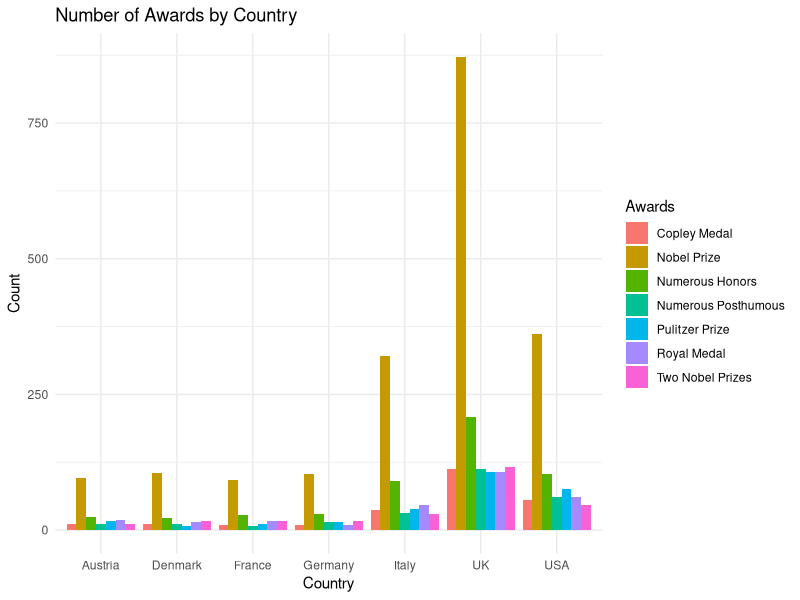
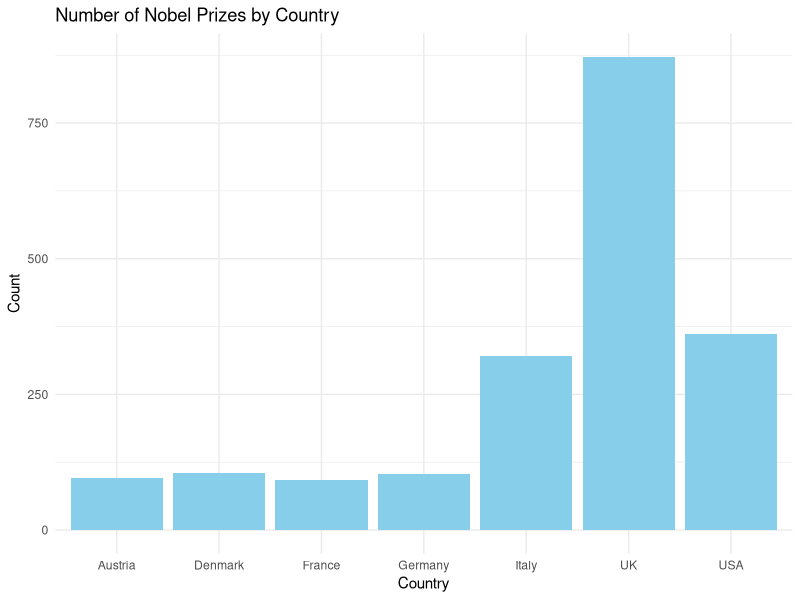
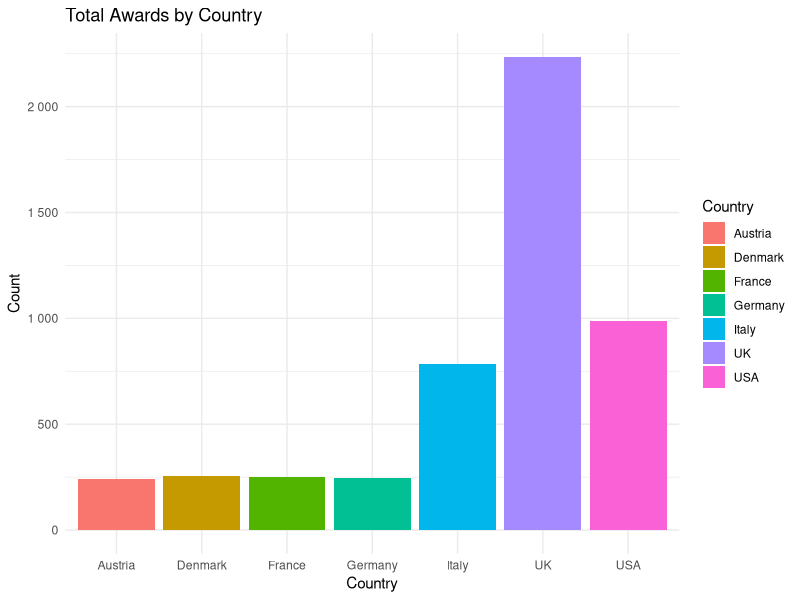
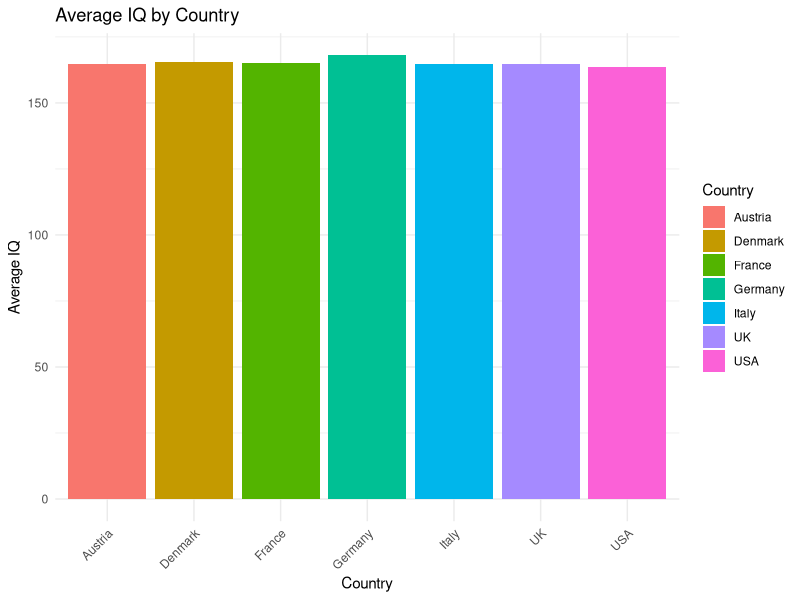
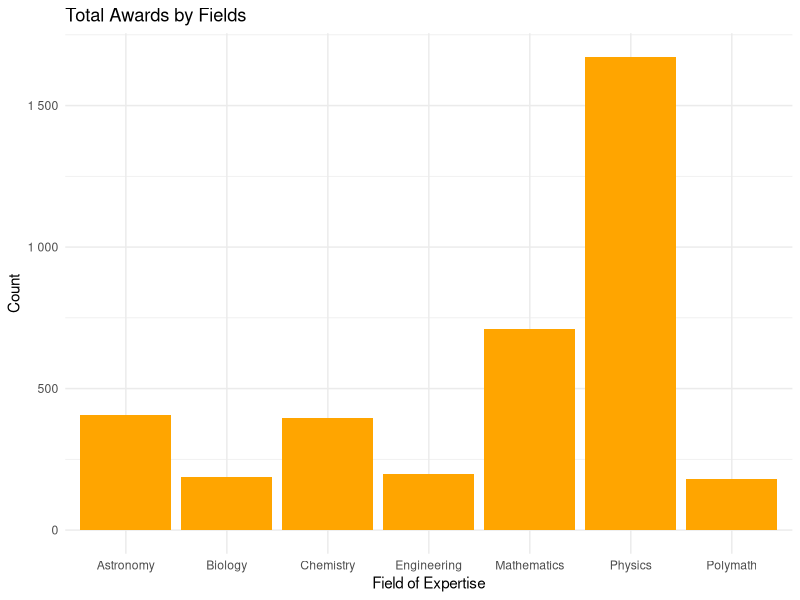
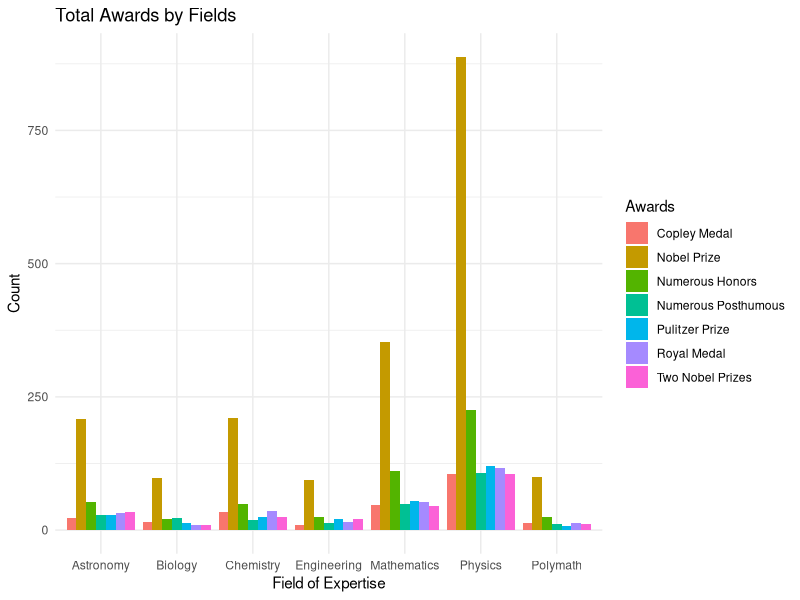

These figures' R source, in order:
## ---- chunk 1
library(tidyverse)
library(dplyr)
library(ggplot2)
library(car)
## ---- chunk 2
topIntelligent <- read.csv("top_intelligent.csv")
glimpse(topIntelligent)
## ---- chunk 3
sapply(topIntelligent, function(x) sum(x == "N/A"))
## ---- chunk 4
table(topIntelligent$Awards)
## ---- chunk 5
topIntelligent_cleaned <- subset(topIntelligent, Awards != "N/A")
table(topIntelligent_cleaned$Awards)
## ---- chunk 6
Awards_by_Country <- topIntelligent_cleaned %>%
  count(Country, Awards)
## ---- chunk 7
ggplot(data = Awards_by_Country, aes(x = Country, y = n, fill = Awards)) +
  geom_bar(stat = "identity", position = "dodge") +
  scale_y_continuous(labels = scales::label_number()) +
  labs(title = "Number of Awards by Country",
       x = "Country",
       y = "Count") +
  theme_minimal()
## ---- chunk 8
NobelPrize <- Awards_by_Country %>%
  filter(Awards == "Nobel Prize")

## ---- chunk 9
ggplot(data = NobelPrize, aes(x = Country, y = n)) +
  geom_bar(stat = "identity", position = "dodge", fill = "Skyblue") +
  scale_y_continuous(labels = scales::label_number()) +
  labs(title = "Number of Nobel Prizes by Country",
       x = "Country",
       y = "Count") +
  theme_minimal()
## ---- chunk 10
sum_country_awards <- topIntelligent %>%
  group_by(Country) %>%
  summarize(Total_Awards = n())

sum_country_awards %>%
  arrange(desc(Total_Awards))
## ---- chunk 11
ggplot(data = sum_country_awards, aes(x = Country, y = Total_Awards, fill = Country)) +
  geom_bar(stat = "identity", position = "dodge") +
  scale_y_continuous(labels = scales::label_number()) +
  labs(title = "Total Awards by Country",
       x = "Country",
       y = "Count") +
  theme_minimal()
## ---- chunk 12
summary(topIntelligent$IQ)
## ---- chunk 13
IQ_by_Country <- topIntelligent %>%
  group_by(Country) %>%
  summarize(Average_IQ = mean(IQ, na.rm = TRUE))

IQ_by_Country

## ---- chunk 14
ggplot(data = IQ_by_Country, aes(x = Country, y = Average_IQ, fill = Country)) +
  geom_bar(stat = "identity") +
  scale_y_continuous(labels = scales::label_number()) +
  labs(title = "Average IQ by Country",
       x = "Country",
       y = "Average IQ") +
  theme_minimal() +
  theme(axis.text.x = element_text(angle = 45, hjust = 1))
## ---- chunk 15
table(topIntelligent$Education)
## ---- chunk 16
IQ_by_Education <- topIntelligent %>%
  group_by(Education) %>%
  summarise(Avr_IQ = mean(IQ, na.rm = TRUE))

IQ_by_Education
## ---- chunk 17
table(topIntelligent$Influence)

## ---- chunk 18
IQ_by_Influence <- topIntelligent %>%
  group_by(Influence) %>%
  summarize(Average_IQ = mean(IQ, na.rm = TRUE))

IQ_by_Influence

## ---- chunk 19
IQ_by_Awards <- topIntelligent_cleaned %>%
  group_by(Awards) %>%
  summarise(Avr_IQ = mean(IQ, na.rm = TRUE))

IQ_by_Awards
## ---- chunk 20

award_by_field <- topIntelligent_cleaned %>%
  count(Field.of.Expertise, Awards)
## ---- chunk 21

field_with_most_awards <- award_by_field %>%
  group_by(Field.of.Expertise) %>%
  summarise(total_awards = sum(n))
## ---- chunk 22
ggplot(data = field_with_most_awards, aes(x = Field.of.Expertise, y = total_awards)) +
  geom_bar(stat = "identity", position = "dodge", fill = "orange") +
  scale_y_continuous(labels = scales::label_number()) +
  labs(title = "Total Awards by Fields",
       x = "Field of Expertise",
       y = "Count") +
  theme_minimal()
## ---- chunk 23
field_by_award <- topIntelligent_cleaned %>%
  count(Field.of.Expertise, Awards)

ggplot(data = field_by_award, aes(x = Field.of.Expertise, y = n, fill = Awards)) +
  geom_bar(stat = "identity", position = "dodge") +
  scale_y_continuous(labels = scales::label_number()) +
  labs(title = "Total Awards by Fields",
       x = "Field of Expertise",
       y = "Count") +
  theme_minimal()
## ---- chunk 24
# Create the Nobel Prize dummy variable
topIntelligent_cleaned$NobelPrize <- ifelse(topIntelligent_cleaned$Awards == "Nobel Prize", 1, 0)
## ---- chunk 25
str(topIntelligent_cleaned)
## ---- chunk 26
table(topIntelligent_cleaned$NobelPrize)
## ---- chunk 27
table(topIntelligent_cleaned$NobelPrize, topIntelligent_cleaned$Country)
## ---- chunk 28
topIntelligent_cleaned$Country <- as.factor(topIntelligent_cleaned$Country)
topIntelligent_cleaned$Field.of.Expertise <- as.factor(topIntelligent_cleaned$Field.of.Expertise)
topIntelligent_cleaned$Achievements <- as.factor(topIntelligent_cleaned$Achievements)
topIntelligent_cleaned$Gender <- as.factor(topIntelligent_cleaned$Gender)
topIntelligent_cleaned$Education <- as.factor(topIntelligent_cleaned$Education)
topIntelligent_cleaned$Influence <- as.factor(topIntelligent_cleaned$Influence)
## ---- chunk 29
backward_model <- glm(NobelPrize ~ Country + Field.of.Expertise + Achievements + Gender + Education + Influence + IQ, data = topIntelligent_cleaned, family = binomial())

stepwise_backward_model <- step(backward_model, direction = "backward")

## ---- chunk 30
# summary(backward_model)
## ---- chunk 31
# Confidence intervals for the model coefficients
confint.default(backward_model)

# Exponentiated coefficients
exp(coef(backward_model))

library(broom)
tidy(stepwise_backward_model, exponentiate = TRUE)
## ---- chunk 32
chisq.test(table(topIntelligent_cleaned$Country, topIntelligent_cleaned$NobelPrize))
## ---- chunk 33
chisq.test(table(topIntelligent_cleaned$Gender, topIntelligent_cleaned$NobelPrize))
## ---- chunk 34
chisq.test(table(topIntelligent_cleaned$Education, topIntelligent_cleaned$NobelPrize))
## ---- chunk 35
chisq.test(table(topIntelligent_cleaned$Field.of.Expertise, topIntelligent_cleaned$NobelPrize))
## ---- chunk 36
chisq.test(table(topIntelligent_cleaned$Achievements, topIntelligent_cleaned$NobelPrize))
## ---- chunk 37
# install.packages("glmnet")
## ---- chunk 38
library(glmnet)
## ---- chunk 39
data_dummy <- model.matrix(NobelPrize ~ Country + Field.of.Expertise + Achievements + Gender + Education + Influence + IQ - 1, data = topIntelligent_cleaned)
## ---- chunk 40
X <- data_dummy
y <- topIntelligent_cleaned$NobelPrize
## ---- chunk 41
lasso_model <- cv.glmnet(X, y, family = "binomial", alpha = 1)
## ---- chunk 42
best_lambda <- lasso_model$lambda.min
coef(lasso_model, s = best_lambda)
## ---- chunk 43
table(topIntelligent_cleaned$Country, topIntelligent_cleaned$NobelPrize)
